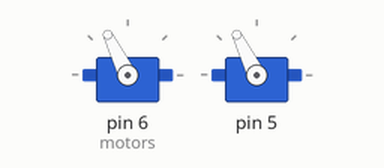
The sketch below on a simulated Arduino Uno, built with avr-gcc and run on an emulated ATmega328P. On the bench: 2 × servo.

Above: at 0.05 s.
At 3.05 s:
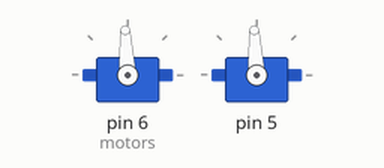
Timing chart, 0 to 7.0 s (numbered marks = the images above):
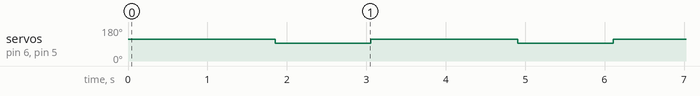

Measured:
- by itself, servo on pin 6 (motors), servo on pin 5: alternates 116° for 1.9 s and 93° for 1.2 s

The sketch:

dotbot_udemy.ino
```cpp
#include <Servo.h>
#include "dotbot_udemy_motors.h"
DotBotMotors motors;

void setup()
{


}

void loop()
{

    motors.attach(6,5);
    motors.turn(RIGHT, 360);
    delay(1000);


}
```

dotbot_udemy_motors.h
```cpp
#include <Arduino.h>
#include <Servo.h>

#define RIGHT 1
#define LEFT -1

class DotBotMotors{
private:
  Servo leftServo;
  Servo rightServo;

  static const byte power = 500;

public:
  void attach(byte leftMotor, byte rightMotor)
  {
    leftServo.attach(leftMotor);
    rightServo.attach(rightMotor);
  }
  void forward()
  {
    leftServo.writeMicroseconds(1500+power);
    rightServo.writeMicroseconds(1500-power*0.9250);
  }

  void stop(int time = 200)
  {
    leftServo.writeMicroseconds(1500);
    rightServo.writeMicroseconds(1500);
    delay(time);
  }

  void forwardTime(unsigned int time)
  {
    forward();
    delay(time);
    stop();
  }

  void turn(int direction, int degrees)
  {
    leftServo.writeMicroseconds(1500+power*direction);
    rightServo.writeMicroseconds(1500+power*direction);
    delay(degrees*5.15);
    stop();
  }
};
```
